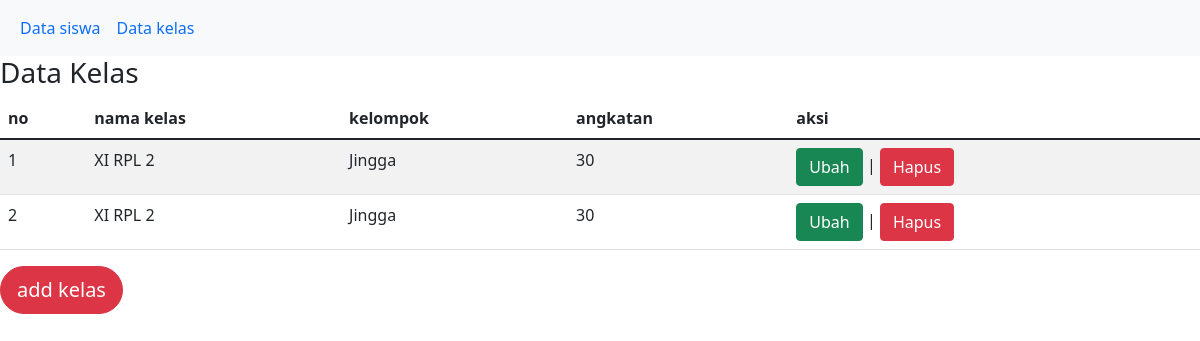
Page /perpustakaan/tampil_kelas.php on the committed database.
### tables this page shows
CREATE TABLE `siswa` (
  `id_siswa` int(11) NOT NULL,
  `nama_siswa` varchar(100) NOT NULL,
  `tanggal_lahir` date NOT NULL,
  `gender` enum('L','P') NOT NULL,
  `alamat` text NOT NULL,
  `username` varchar(255) DEFAULT NULL,
  `password` varchar(255) DEFAULT NULL,
  `id_kelas` int(11) NOT NULL
);

CREATE TABLE `kelas` (
  `id_kelas` int(100) NOT NULL,
  `nama_kelas` varchar(100) NOT NULL,
  `kelompok` varchar(100) NOT NULL,
  `angkatan` int(100) NOT NULL
);

### perpustakaan/tampil_kelas.php (the view, shortened to what this page needs)
<?php include 'navbar.php';?>
    <h3>Data Kelas</h3>
    <table class="table table-hover table-striped">
        <thead>
            <tr>
                <th>no</th>
                <th>nama kelas</th>
                <th>kelompok</th>
                <th>angkatan</th>
                <th>aksi</th>
            </tr>
        </thead>
        <tbody>
            <?php
            include "koneksi.php";
            $qry_siswa=mysqli_query($conn,"select * from siswa join kelas on kelas.id_kelas=siswa.id_kelas");
            $no=0;
            while($data_siswa=mysqli_fetch_array($qry_siswa)){
            $no++;?>
    <tr>
    <td><?=$no?></td>
    <td><?=$data_siswa['nama_kelas']?></td>
     <td><?=$data_siswa['kelompok']?></td>
     <td><?=$data_siswa['angkatan']?></td>
     <td>
    <a href="ubah_siswa.php?id_siswa=<?=$data_siswa['id_kelas']?>" class="btn btn-success">Ubah</a> | <a href="hapus.php?
    id_siswa=<?=$data_siswa['id_kelas']?>" onclick="return
    confirm('Apakah anda yakin menghapus data ini?')" class="btn btn-danger">Hapus</a></td>
    </tr>
    <?php
 }
    ?>
</tbody>
    </table>
    <a href="tambah_kelas.php" class="btn btn-danger btn-lg rounded-pill">add kelas</a>
</body>
</html>

### rows in the picture
siswa: id_kelas.nama_kelas "XI RPL 2", id_kelas.kelompok "Jingga", id_kelas.angkatan "30"
siswa: id_kelas.nama_kelas "XI RPL 2", id_kelas.kelompok "Jingga", id_kelas.angkatan "30"
